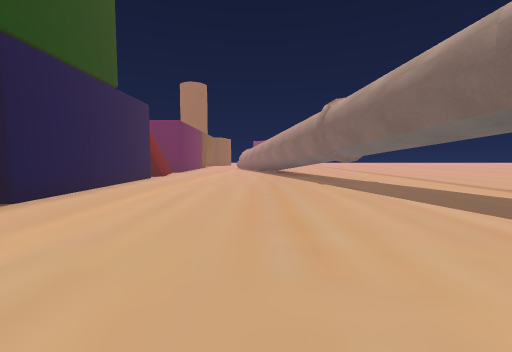
[1] (above)

12 first-person views from a walk through a 3-D level made in the Unity game engine. The camera is 1.5 m above the floor, tilts 4° down and sees 90° across. The floor is counted in squares, 2 m on a side. Each view is taken from the middle of a square. On the plan, view 1 faces up. The plan holds only what a view shows up to about 9 squares ahead; the rest is blank. The place goes on beyond the plan. Some surface patterns are stand-ins.

[2]
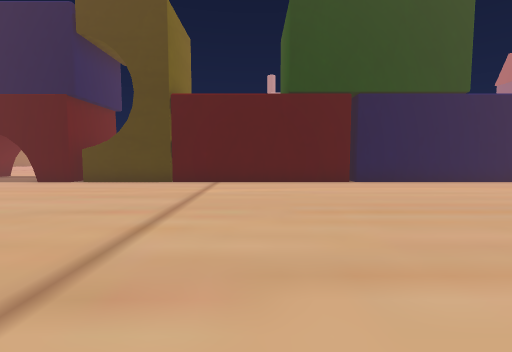

[3]
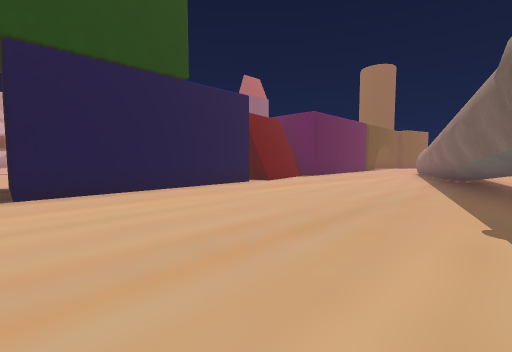

[4]
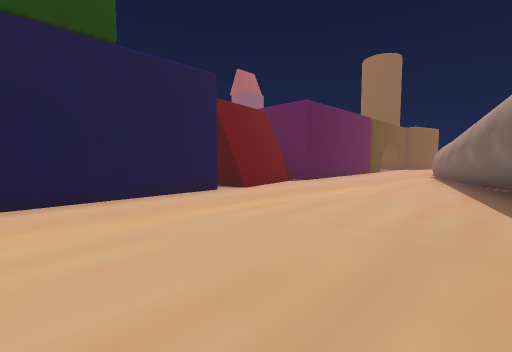

[5]
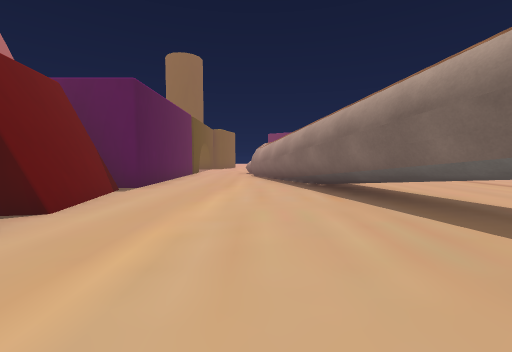

[6]
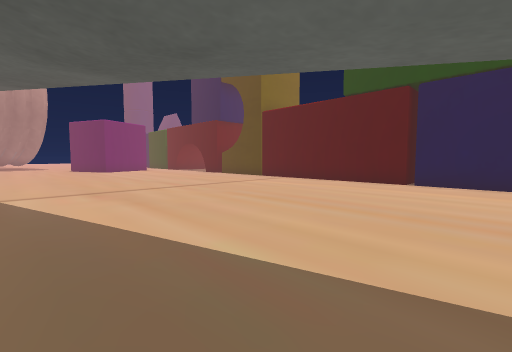

[7]
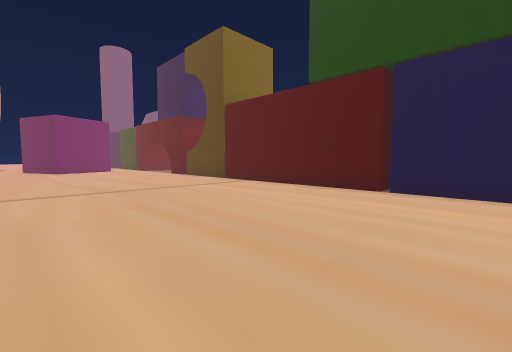

[8]
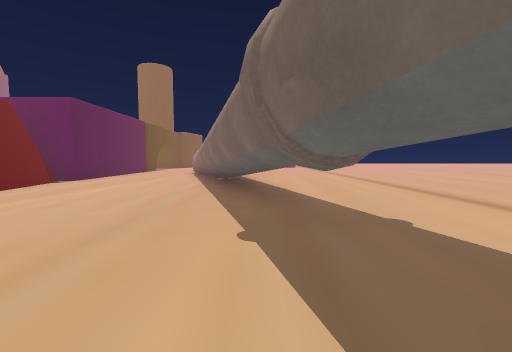

[9]
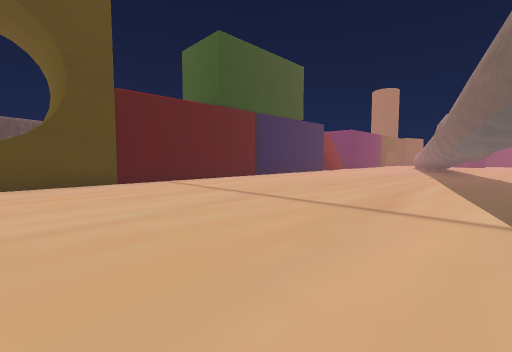

[10]
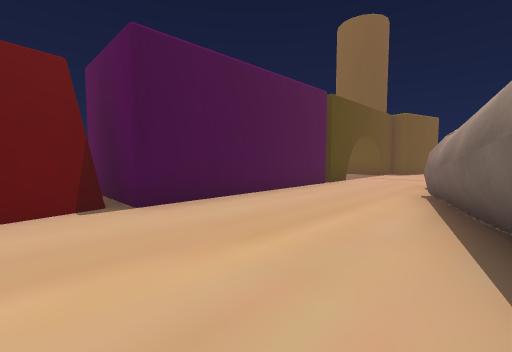

[11]
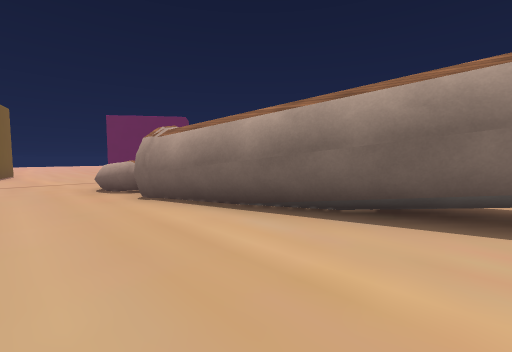

[12]
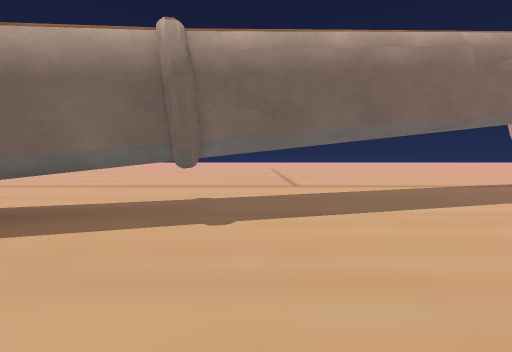

### Floor plan
Key: @ floor where view 1 was taken; # wall or solid block; . floor; = window, fence, low wall or low ledge; T thing the floor can be seen under or through; O other object.
Columns run from 10 left of view 1 to 4 right of it. Each row starts with its distance up from view 1.
 24        ..
 23        ...
 22        ...
 21        ...
 20       #..=
 19       #..=
 18       #..#
 17       #..##
 16       #...#
 15       #...#  ..
 14     ###...## ..
 13      #.....# ..
 12      ##....TT..
 11      ##....TT..
 10      #......T .
  9      ##.....TT.
  8       #......T.
  7       #........
  6       #........
  5       #........
  4    .###........
  3       #........
  2       #........
  1       #........
  0       #...@....
 -1       #........
 -2       #........
 -3   O   #........
 -4 OOO   #........

Positions as (right, up) in squares from view 1, and headings:
1: (0, 0), facing up
2: (4, 1), facing left
3: (2, 4), facing up-left
4: (1, 6), facing up-left
5: (-1, 7), facing up
6: (4, 6), facing down-left
7: (2, 6), facing down-left
8: (2, 5), facing up
9: (4, -4), facing up-left
10: (0, 12), facing up-left
11: (-3, 13), facing up-right
12: (-1, 7), facing right
